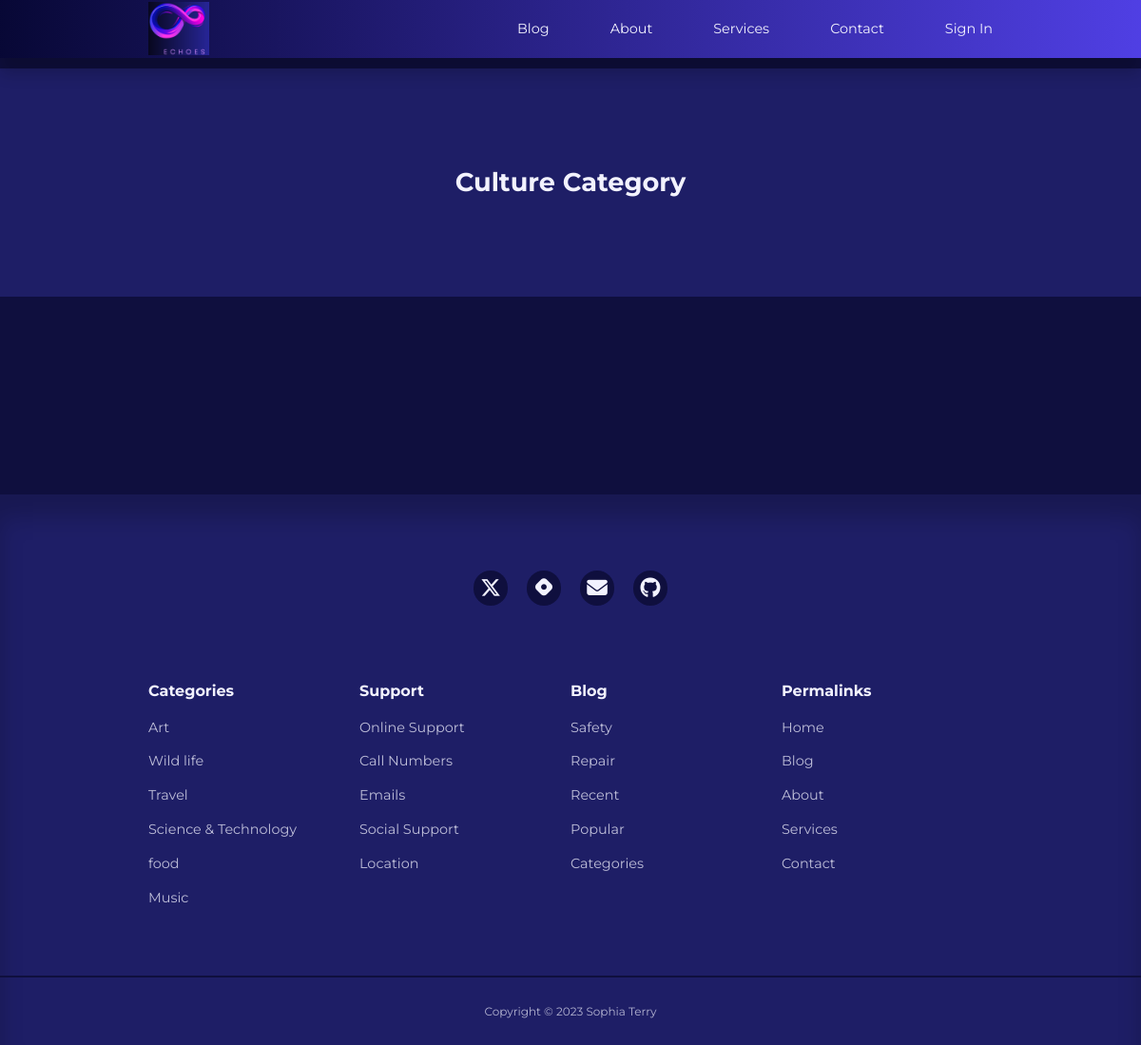
The app's page /category/Culture, older data.
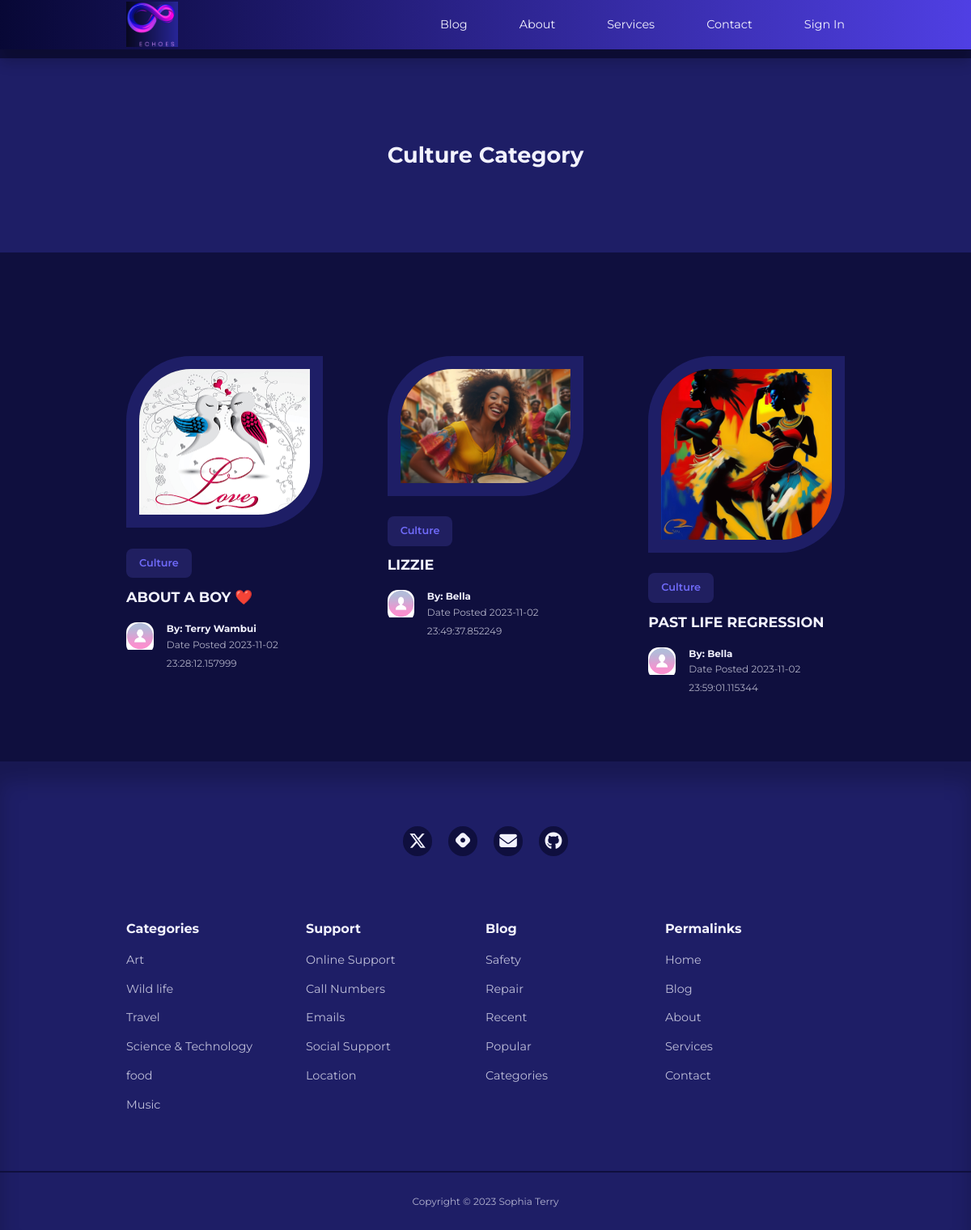
The same page, newer data.
### app/models.py (models this page shows, shortened)
class Category(db.Model):
    id = db.Column(db.Integer, primary_key=True)
    name = db.Column(db.String(20), unique=True, nullable=False)

class Post(db.Model):
    id = db.Column(db.Integer, primary_key=True)
    title = db.Column(db.String(120))
    content = db.Column(db.Text)
    image = db.Column(db.String(120), nullable=True)
    timestamp = db.Column(db.DateTime, index=True, default=datetime.utcnow)
    user_id = db.Column(db.Integer, db.ForeignKey('user.id', name='fk_user_id'))
    category_id = db.Column(db.Integer, db.ForeignKey('category.id', name='fk_category_id'))
    category = db.relationship('Category', backref=db.backref('posts', lazy=True))

class User(UserMixin, db.Model):
    id = db.Column(db.Integer, primary_key=True)
    username = db.Column(db.String(100), index=True, unique=True)
    email = db.Column(db.String(120), index=True, unique=True)
    password_hash = db.Column(db.String(128))
    role = db.Column(db.String(3))
    picture = db.Column(db.String(120), nullable=True)
    posts = db.relationship('Post', backref='author', lazy='dynamic')
    about_me = db.Column(db.String(140))
    last_seen = db.Column(db.DateTime, default=datetime.utcnow)
    followed = db.relationship(
        'User', secondary=followers,
        primaryjoin=(followers.c.follower_id == id),
        secondaryjoin=(followers.c.followed_id == id),
        backref=db.backref('followers', lazy='dynamic'), lazy='dynamic'
    )

### app/routes.py (the view)
@app.route('/category/<category_name>')
def category(category_name):
    category_posts = Post.query.filter(Post.category.has(name=category_name)).all()
    authors = [post.author for post in category_posts]
    return render_template('category.html', category_name=category_name, category_posts=category_posts, authors=authors)

### app/routes.py (called while the page is built)
@app.before_request
def before_request():
    if current_user.is_authenticated:
        current_user.last_seen = datetime.utcnow()
        db.session.commit()

### app/templates/category.html
{% extends "base.html" %}
{% block content %}
 <header class="category__title">
        <h2>{{ category_name }} Category</h2>
</header>
  <section class="posts">
    <div class="container posts__container">
        {% for post in category_posts %}
            <article class="post">
            <div class="post__thumbnail">
                {% if post.image %}
                <img src="{{ url_for('static', filename='images/' + post.image) }}" alt="Post Image">
                {% else %}
                <img src="{{ url_for('static', filename='/images/blog18.jpg') }}" alt="Default Image">
                {% endif %}
            </div>
            <div class="post__info">
                <a href="{{ url_for('category', category_name=post.category.name) }}" class="category__button">{{ post.category.name}}</a>
                <h3 class="post__title"><a href="{{ url_for('single_post', post_id=post.id) }}">{{ post.title }}</a></h3>
                    <div class="post__author">
                        <div class="post__author-avator">
                            {% set author = authors[loop.index0] %}
                            {% if current_user.is_authenticated %}
                            <img src="{{ url_for('static', filename='images/' + author.picture) }}" alt="avatar">
                            {% else %}
                            <img src="{{ url_for('static', filename='/images/default_profile_pc.png') }}" alt="Default Image">
                            {% endif %}
                        </div>
                            <div class="post__author-info">
                            <a href="{{ url_for('profile', username=post.author.username) }}">
                            <h5>By: {{post.author.username }}</h5></a>
                            <small>Date Posted {{ post.timestamp }}</small>
                        </div>
                    </div>
                </div>
        </article>
        {% endfor %}
    </div>
</section>
{% endblock %}

Row changes from the older to the newer data that the page shows:
now on this page (row unchanged): Category: name "Culture"
added Post: image (picture), category.name "Culture", title "ABOUT A BOY ❤️", author.username "Terry Wambui", timestamp "2023-11-02 23:28:12.157999"
added Post: image (picture), category.name "Culture", title "LIZZIE", author.username "Bella", timestamp "2023-11-02 23:49:37.852249"
added Post: image (picture), category.name "Culture", title "PAST LIFE REGRESSION", author.username "Bella", timestamp "2023-11-02 23:59:01.115344"
Text that changed along with them:
{{ category_name }}: "Culture" → (not shown)
